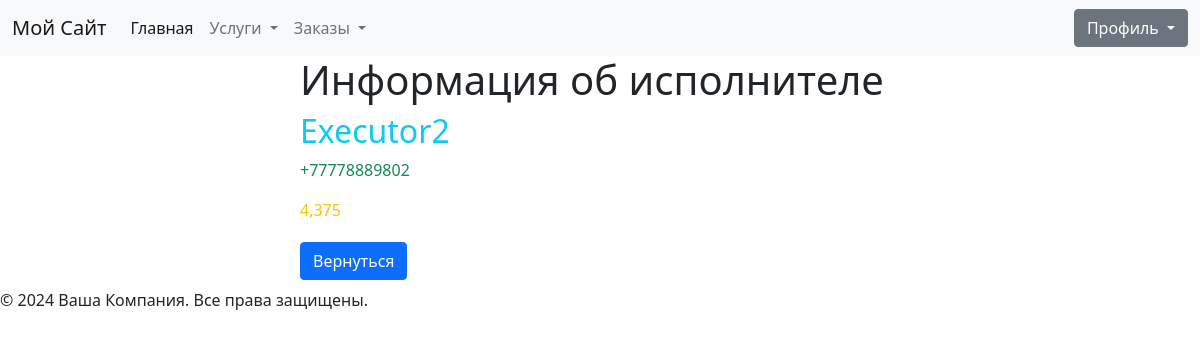
Page /executors/2/ on the committed database.
### freelance/models.py (models this page shows, shortened)
class Executor(models.Model):
    profile = models.OneToOneField(
        UserProfile,
        on_delete=models.CASCADE,
        verbose_name="Профиль",
    )
    skills = models.TextField(blank=True, verbose_name="Навыки")
    avatar = models.ImageField(
        upload_to="user_avatars", null=True, blank=True, verbose_name="Аватар"
    )
    class Meta:
        verbose_name = "Исполнитель"
        verbose_name_plural = "Исполнители"

class UserProfile(models.Model):
    user = models.OneToOneField(
        User,
        on_delete=models.CASCADE,
        verbose_name="Пользователь",
        validators=[validate_slug],
    )
    phone = models.CharField(
        max_length=12, blank=True, null=True, verbose_name="Телефон"
    )
    rating = models.FloatField(default=5.0, verbose_name="Рейтинг")

### freelance/views.py (the view)
# urls.py: path("executors/<int:pk>/", ExecutorDetailView.as_view(), name="executor-detail"),
class ExecutorDetailView(DetailView):
    model = Executor
    template_name = (
        "freelance/executors/executor_detail.html"  # Укажите ваш путь к шаблону
    )
    context_object_name = "executor"

### templates/freelance/executors/executor_detail.html (shortened to what this page needs)
{% extends 'basic/base.html' %}
{% block content %}
    <div class="row-fluid">
        <div class="col-md-6 offset-md-3">
            <h1>Информация об исполнителе</h1>
            <h2 class="text-info">{{ executor.profile.user.username }}</h2>
            <p class="text-success">{{ executor.profile.phone }}</p>
            <p class="text-warning">{{ executor.profile.rating }}</p>
            <h2><a href="javascript:history.back()" class="btn btn-primary">Вернуться</a></h2>
        </div>
    </div>
{% endblock %}

### rows in the picture
Executor: profile.user.username "Executor2", profile.phone "+77778889802", profile.rating "4,375"
